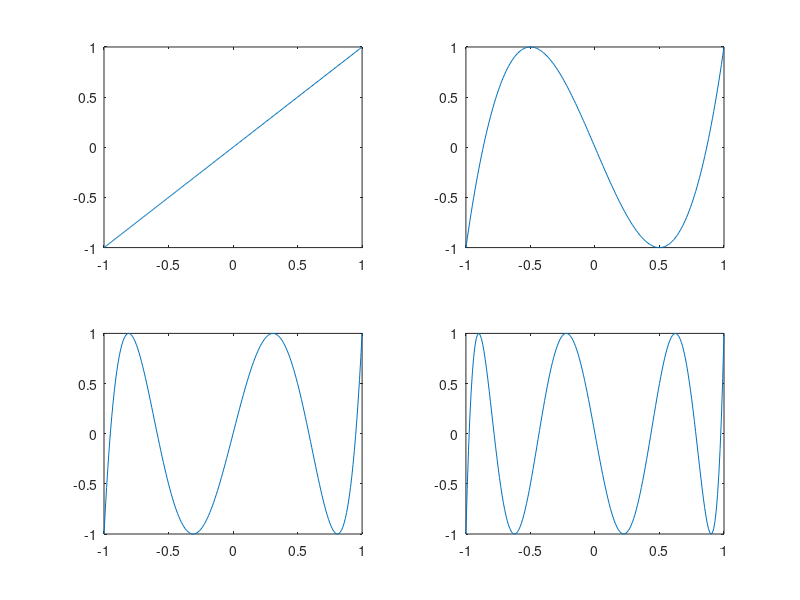

MATLAB code for this plot:
%% Script for Chevyshev polynomials

clear             % Clear workspace
clc               % Clear command log

% Vector for x coordinates
x = linspace(-1,1,201);

% Vectors for y coordinates
T1 = cos(acos(x));
T3 = cos(3*acos(x));
T5 = cos(5*acos(x));
T7 = cos(7*acos(x));

% Assign y=T1, y=T2, y=T3, y=T4 graphs onto the
% 1st, 2nd, 3rd, 4th plots, respectively,
% of the created 2x2 subplots
subplot(2,2,1), plot(x, T1)
subplot(2,2,2), plot(x, T3)
subplot(2,2,3), plot(x, T5)
subplot(2,2,4), plot(x, T7)